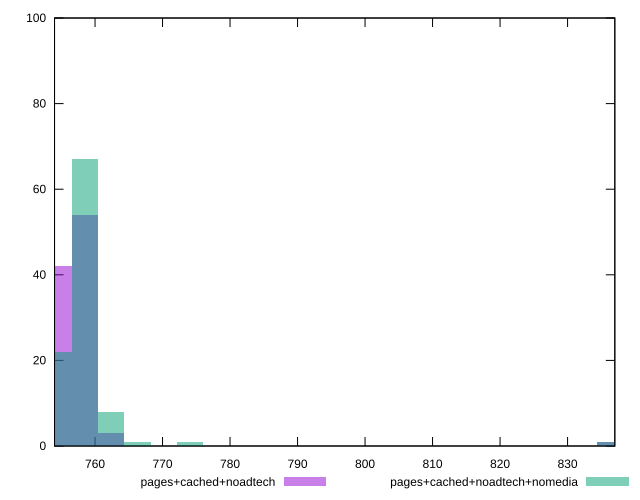

This figure's gnuplot source:
reset

$pagesCachedNoadtech <<EOF
836.2890842194095 1
762.3844674744383 3
758.4947508036504 54
754.6050341328624 42
EOF

$pagesCachedNoadtechNomedia <<EOF
836.2890842194095 1
762.3844674744383 8
758.4947508036504 67
774.0536174868022 1
754.6050341328624 22
766.2741841452263 1
EOF

set key outside below
set boxwidth 3.889716670787951
set xrange [754:837]
set yrange [0:100]
set trange [0:100]
set style fill transparent solid 0.5 noborder
set terminal svg size 640, 500 enhanced background rgb 'white'
set output "report_00026_2021-02-22T21:38:55.199Z/uses-rel-preload/comparison/histogram/2_vs_3.svg"

plot $pagesCachedNoadtech title "pages+cached+noadtech" with boxes, \
     $pagesCachedNoadtechNomedia title "pages+cached+noadtech+nomedia" with boxes

reset
